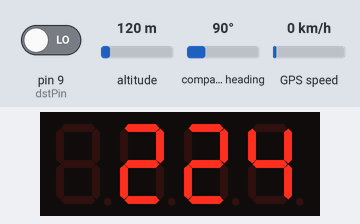
A sketch run on a simulated Arduino Uno, built with avr-gcc and run on an emulated ATmega328P. Shown: 4-digit seven-segment display. The test bench sets the inputs (shaded band); at power-on: pin 9 (dstPin) LOW, altitude 120 m, compass heading 90°, GPS speed 0 km/h. The GPS gets a fix after 3 s at 37.7749, -122.4194 with 8 satellites.

Above: at 1.2 s.
1.3 s: pin 9 (dstPin) driven HIGH
At 2.4 s:
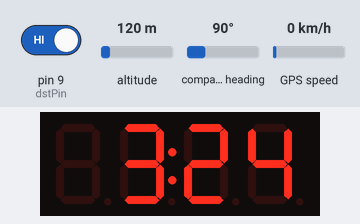
3.5 s: pin 9 (dstPin) driven LOW
Timing chart, 0 to 6.5 s (numbered marks = the images above; inputs shaded):
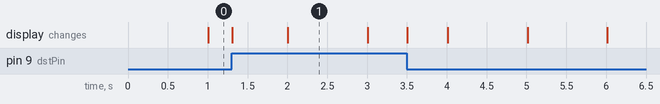

The sketch:

clock_dst_tz.ino
```cpp
///A quick variation on the Adafruit code
///

#include "SoftwareSerial.h"
#include "Wire.h"
#include "Adafruit_LEDBackpack.h"
#include "Adafruit_GFX.h"
#include "Adafruit_GPS.h"

// Set to false to display time in 12 hour format, or true to use 24 hour:
#define TIME_24_HOUR      false

// Offset the hours from UTC (universal time) to your local time by changing
// this value.  The GPS time will be in UTC so lookup the offset for your
// local time from a site like:
//   https://en.wikipedia.org/wiki/List_of_UTC_time_offsets
// This value, -7, will set the time to UTC-7 or Pacific Standard Time during
// daylight savings time.
#define HOUR_OFFSET       -8

// Is it DST?
#define DST 0
const int dstPin = 9;
int dstON = 0;


#define DISPLAY_ADDRESS   0x70

Adafruit_7segment clockDisplay = Adafruit_7segment();

SoftwareSerial gpsSerial(8, 7);

Adafruit_GPS gps(&gpsSerial);

int displayValue = 0;


void setup() {

  Serial.begin(115200);
  clockDisplay.begin(DISPLAY_ADDRESS);
  gps.begin(9600);
  gps.sendCommand(PMTK_SET_NMEA_OUTPUT_RMCONLY);
  gps.sendCommand(PMTK_SET_NMEA_UPDATE_1HZ);
  enableGPSInterrupt();
  pinMode(dstPin, INPUT);
  }

void loop() {

  if (gps.newNMEAreceived()) {
    gps.parse(gps.lastNMEA());
  }

  int hours = gps.hour + timeZone() + isDST();

  if (hours < 0) {
    hours = 24+hours;
  }
  if (hours > 23) {
    hours = 24-hours;
  }
int minutes = gps.minute;
int seconds = gps.seconds;

displayValue = hours*100 + minutes;

  if (!TIME_24_HOUR) {
    if (hours > 12) {
      displayValue -= 1200;
    }
    else if (hours == 0) {
      displayValue += 1200;
    }
  }

  clockDisplay.print(displayValue, DEC);

  if (TIME_24_HOUR && hours == 0) {
    clockDisplay.writeDigitNum(1, 0);
    if (minutes < 10) {
      clockDisplay.writeDigitNum(2, 0);
    }
  }

  clockDisplay.drawColon(seconds % 2 == 0);

  clockDisplay.writeDisplay();

}

SIGNAL(TIMER0_COMPA_vect) {
  gps.read();
}

void enableGPSInterrupt() {
  OCR0A = 0xAF;
  TIMSK0 |= _BV(OCIE0A);
}

int isDST()
{
  dstON = digitalRead(dstPin);
  if (dstON == HIGH)
    {
      return 1;
    }
  else
    {
      return 0;
    }
}

int timeZone()
  {
    return HOUR_OFFSET;
  }
```

Measured:
- after the input at 1.3 s, the display: first changes at once (image 1 shows a later state)
